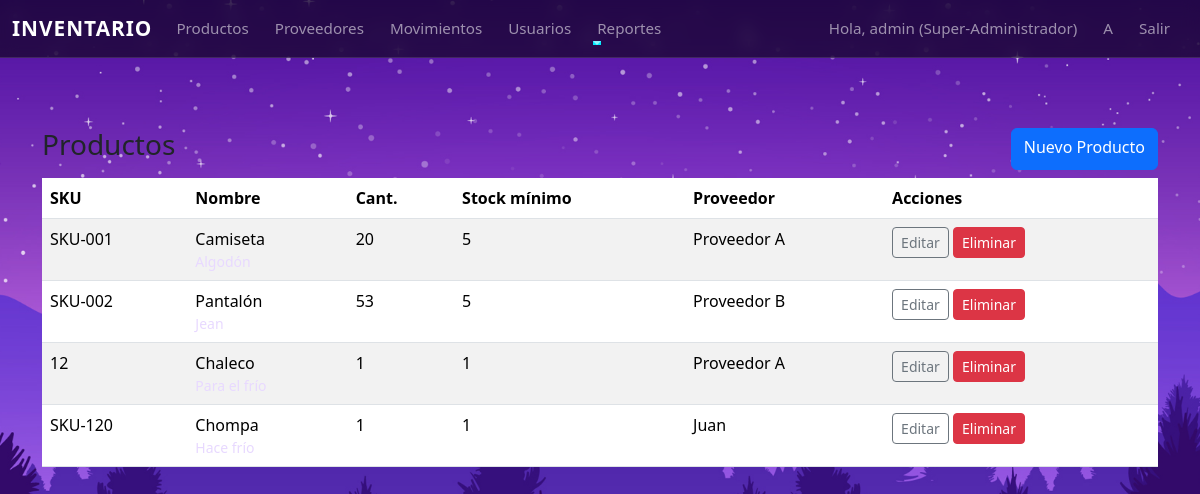
Page /productos (signed in) on the committed database.
### app/models.py (models this page shows, shortened)
class User(UserMixin, db.Model):
    __tablename__ = 'usuarios'
    id = db.Column(db.Integer, primary_key=True)
    username = db.Column(db.String(80), unique=True, nullable=False)
    email = db.Column(db.String(120), unique=True, nullable=False)
    password_hash = db.Column(db.String(128), nullable=False)
    role_id = db.Column(db.Integer, db.ForeignKey('roles.id'), nullable=False)

class Role(db.Model):
    __tablename__ = 'roles'
    id = db.Column(db.Integer, primary_key=True)
    name = db.Column(db.String(64), unique=True, nullable=False)  # e.g. Super-Administrador, Almacenista, Consultor
    description = db.Column(db.String(200))
    users = db.relationship('User', backref='role', lazy=True)

class Product(db.Model):
    __tablename__ = 'productos'
    id = db.Column(db.Integer, primary_key=True)
    nombre = db.Column(db.String(200), nullable=False)
    descripcion = db.Column(db.Text)
    sku = db.Column(db.String(80), unique=True, nullable=False)
    cantidad = db.Column(db.Integer, default=0)
    stock_minimo = db.Column(db.Integer, default=1)
    precio_compra = db.Column(db.Float, default=0.0)
    precio_venta = db.Column(db.Float, default=0.0)
    proveedor_id = db.Column(db.Integer, db.ForeignKey('proveedores.id'))
    movimientos = db.relationship('InventoryMovement', backref='producto', lazy=True)

class Provider(db.Model):
    __tablename__ = 'proveedores'
    id = db.Column(db.Integer, primary_key=True)
    nombre = db.Column(db.String(150), nullable=False)
    contacto = db.Column(db.String(150))
    telefono = db.Column(db.String(50))
    email = db.Column(db.String(120))
    productos = db.relationship('Product', backref='proveedor', lazy=True)

### app/routes.py (the view)
@bp.route('/productos')
@login_required
def productos_list():
    productos = Product.query.all()
    return render_template('productos_list.html', productos=productos)

### app/models.py (called while the page is built)
@login_manager.user_loader
def load_user(user_id):
    return User.query.get(int(user_id))

### app/templates/productos_list.html (shortened to what this page needs)
{% extends "base.html" %}
{% block content %}
<div class="d-flex justify-content-between mb-2">
  <h3>Productos</h3>
  {% if current_user.role.name in ['Super-Administrador','Almacenista'] %}
  <a class="btn btn-primary" href="{{ url_for('main.producto_nuevo') }}">Nuevo Producto</a>
  {% endif %}
</div>
<table class="table table-striped">
  <thead>
    <tr>
      <th>SKU</th><th>Nombre</th><th>Cant.</th><th>Stock mínimo</th><th>Proveedor</th><th>Acciones</th>
    </tr>
  </thead>
  <tbody>
    {% for p in productos %}
    <tr>
      <td>{{ p.sku }}</td>
      <td>{{ p.nombre }}<div class="small text-muted">{{ p.descripcion }}</div></td>
      <td>{{ p.cantidad }}</td>
      <td>{{ p.stock_minimo }}</td>
      <td>{{ p.proveedor.nombre if p.proveedor else '-' }}</td>
      <td>
        {% if current_user.role.name in ['Super-Administrador','Almacenista'] %}
          <a class="btn btn-sm btn-outline-secondary" href="{{ url_for('main.producto_editar', id=p.id) }}">Editar</a>
        {% endif %}
        {% if current_user.role.name == 'Super-Administrador' %}
          <form action="{{ url_for('main.producto_eliminar', id=p.id) }}" method="post" style="display:inline">
            <button class="btn btn-sm btn-danger" onclick="return confirm('Eliminar?')">Eliminar</button>
          </form>
        {% endif %}
      </td>
    </tr>
    {% endfor %}
  </tbody>
</table>
{% endblock %}

### app/templates/base.html (shortened to what this page needs)
<!doctype html>
<html lang="es">
<head>
  <link href="https://cdn.jsdelivr.net/npm/bootstrap@5.3.2/dist/css/bootstrap.min.css" rel="stylesheet">
  <link rel="stylesheet" href="{{ url_for('static', filename='styles.css') }}">
</head>
<body>
<nav class="navbar navbar-expand-lg navbar-dark bg-dark mb-3">
  <div class="container-fluid">
    <a class="navbar-brand" href="{{ url_for('main.dashboard') }}">Inventario</a>
    <div class="collapse navbar-collapse" id="nav">
      <ul class="navbar-nav me-auto">
        {% if current_user.is_authenticated %}
        <li class="nav-item"><a class="nav-link" href="{{ url_for('main.productos_list') }}">Productos</a></li>
        <li class="nav-item"><a class="nav-link" href="{{ url_for('main.proveedores_list') }}">Proveedores</a></li>
        <li class="nav-item"><a class="nav-link" href="{{ url_for('main.movimientos_list') }}">Movimientos</a></li>
        {% if current_user.is_authenticated and current_user.role.name == 'Super-Administrador' %}
        <li class="nav-item">
        <a class="nav-link" href="{{ url_for('main.users_list') }}">Usuarios</a>
        </li>
        {% endif %}
        <li class="nav-item dropdown">
          <a class="nav-link dropdown-toggle" href="#" data-bs-toggle="dropdown">Reportes</a>
        </li>
        {% endif %}
      </ul>
      <ul class="navbar-nav">
        {% if current_user.is_authenticated %}
          <li class="nav-item"><span class="nav-link">Hola, {{ current_user.username }} ({{ current_user.role.name }})</span></li>
          {% if current_user.role.name == 'Super-Administrador' %}
            <li class="nav-item"><a class="nav-link" href="{{ url_for('main.register') }}">A</a></li>
          {% endif %}
          <li class="nav-item"><a class="nav-link" href="{{ url_for('main.logout') }}">Salir</a></li>
        {% else %}
          <li class="nav-item"><a class="nav-link" href="{{ url_for('main.login') }}">Iniciar sesión</a></li>
        {% endif %}
      </ul>
    </div>
  </div>
</nav>
<div class="container">
  {% block content %}{% endblock %}
</div>
</body>
</html>

### app/static/styles.css (style rules this page uses)
.navbar { background: rgba(0,0,0,0.55) !important; backdrop-filter: blur(8px); border-bottom: 1px solid rgba(255,255,255,0.12); transition: background 0.3s ease; }
.navbar-brand { font-weight: 700; font-size: 1.3rem; letter-spacing: 1px; text-transform: uppercase; transition: transform .2s ease; }
.nav-link { position: relative; margin-right: 10px; font-size: 0.95rem; transition: color .2s ease; }
.nav-link::after { content: ""; position: absolute; width: 0; height: 2px; bottom: 3px; left: 0; background-color: #00eaff; transition: width .25s ease-in-out; }
.container { margin-top: 70px; }
html, body { height: 100%; margin: 0; padding: 0; }
body { background-image: url("../img.jpg"); background-size: cover; background-position: center; background-repeat: no-repeat; background-attachment: fixed; }
.card-body p, .card-body div, .small.text-muted { color: #E8D9FF !important; }

### rows in the picture
User: username "admin"
Role: role.name "Super-Administrador"
Product: sku "SKU-001", nombre "Camiseta", cantidad "20", stock_minimo "5", proveedor "Proveedor A"
Product: sku "SKU-002", nombre "Pantalón", descripcion "Jean", cantidad "53", stock_minimo "5", proveedor "Proveedor B"
Product: sku "12", nombre "Chaleco", cantidad "1", stock_minimo "1", proveedor "Proveedor A"
Product: sku "SKU-120", nombre "Chompa", descripcion "Hace frío", cantidad "1", stock_minimo "1", proveedor "Juan"
